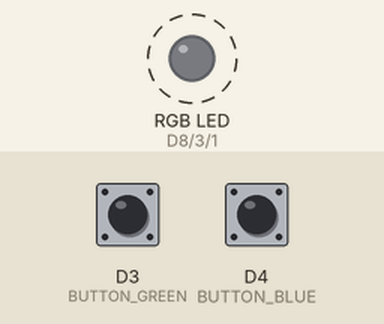
This sketch was run on a simulated ESP8266 (NodeMCU). Parts: an RGB LED mixed from three pins (HIGH = lit). Dashed ring = blinking. The test bench sets the inputs (shaded band); at power-on: D4 (BUTTON_BLUE) HIGH, D3 (BUTTON_GREEN) HIGH.

Above: at 1.27 s.
1.3 s: D4 (BUTTON_BLUE) pulled LOW for 0.15 s
At 2.5 s:
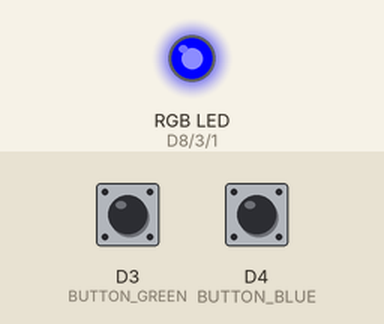
2.9 s: D3 (BUTTON_GREEN) pulled LOW for 0.15 s
At 3.2 s:
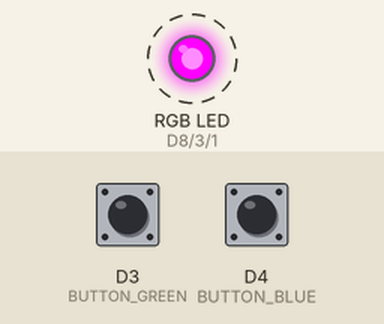
5.9 s: D3 (BUTTON_GREEN) pulled LOW for 3.2 s
At 6.6 s:
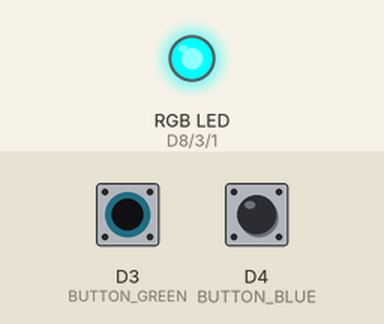
10.6 s: D4 (BUTTON_BLUE) pulled LOW for 1 s
At 12.0 s:
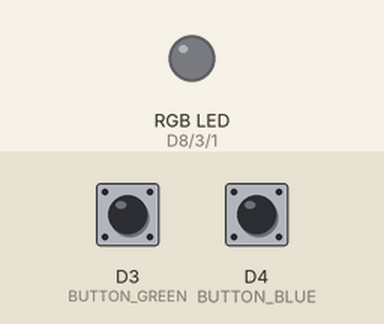
13.1 s: D3 (BUTTON_GREEN) pulled LOW for 1 s
At 13.9 s:
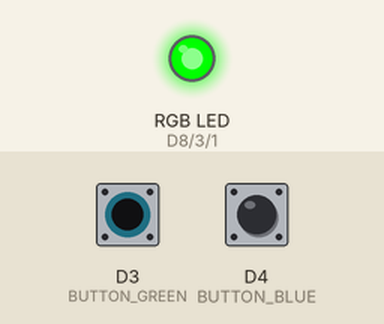
16.1 s: D3 (BUTTON_GREEN) driven LOW and D4 (BUTTON_BLUE) driven LOW
At 16.3 s:
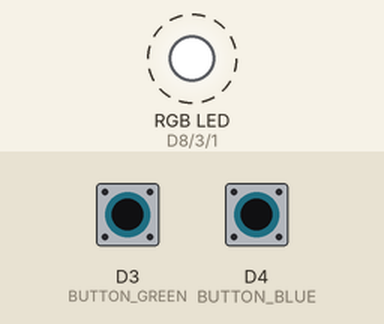
Timing chart, 0 to 20.1 s (numbered marks = the images above; inputs shaded):
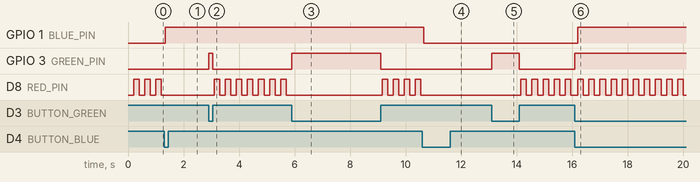

Measured:
- after the input at 1.3 s, GPIO 1 (BLUE_PIN): LOW → HIGH after 0.05 s; D8 (RED_PIN): stops changing and stays LOW
- after the input at 2.9 s, GPIO 3 (GREEN_PIN): LOW → HIGH at once, → LOW 0.15 s later; D8 (RED_PIN): alternates HIGH for 0.20 s and LOW for 0.20 s, starting after 0.20 s
- after the input at 5.9 s, GPIO 3 (GREEN_PIN): LOW → HIGH at once, → LOW 3.2 s later
- after the input at 10.6 s, GPIO 1 (BLUE_PIN): HIGH → LOW after 0.05 s; D8 (RED_PIN): stops changing and stays LOW
- after the input at 13.1 s, GPIO 3 (GREEN_PIN): LOW → HIGH at once, → LOW 1.0 s later; D8 (RED_PIN): alternates HIGH for 0.20 s and LOW for 0.20 s, starting after 1.1 s
- after the input at 16.1 s, GPIO 1 (BLUE_PIN): LOW → HIGH after 0.10 s; GPIO 3 (GREEN_PIN): LOW → HIGH at once
- by itself, D8 (RED_PIN): alternates HIGH for 0.20 s and LOW for 0.20 s

The sketch:

sketch.ino
```cpp
// Defina os pinos dos LEDs RGB
#define RED_PIN D8
#define GREEN_PIN D9
#define BLUE_PIN D10

// Defina os pinos dos botões
#define BUTTON_GREEN D3
#define BUTTON_BLUE D4

// Defina as variáveis para armazenar o estado dos botões
bool greenButtonState = false;
bool blueButtonState = false;
bool lastGreenButtonState = false;
bool lastBlueButtonState = false;
bool blueLedState = false;
bool redLedBlink = true;

// Defina as variáveis para controlar o tempo
unsigned long previousMillis = 0;
const long interval = 200;

void setup() {
  // Inicialize os pinos como saídas
  pinMode(RED_PIN, OUTPUT);
  pinMode(GREEN_PIN, OUTPUT);
  pinMode(BLUE_PIN, OUTPUT);

  // Inicialize os pinos dos botões como entradas com resistência de pull-up interna
  pinMode(BUTTON_GREEN, INPUT_PULLUP);
  pinMode(BUTTON_BLUE, INPUT_PULLUP);

  // Inicie a comunicação serial
  Serial.begin(9600);
}

void loop() {
  // Verifique se o botão verde foi pressionado
  greenButtonState = digitalRead(BUTTON_GREEN);
  if (greenButtonState != lastGreenButtonState) {
    if (greenButtonState == LOW) {
      digitalWrite(GREEN_PIN, HIGH); // Ligar LED verde quando o botão é pressionado
      redLedBlink = false; // Parar de piscar o LED vermelho
    } else {
      digitalWrite(GREEN_PIN, LOW); // Desligar LED verde quando o botão é solto
      redLedBlink = true; // Voltar a piscar o LED vermelho
    }
    delay(50);
  }
  lastGreenButtonState = greenButtonState;

  // Verifique se o botão azul foi pressionado
  blueButtonState = digitalRead(BUTTON_BLUE);
  if (blueButtonState != lastBlueButtonState) {
    if (blueButtonState == LOW) {
      blueLedState = !blueLedState; // Inverter o estado do LED azul quando o botão é pressionado
      redLedBlink = !redLedBlink; // Desligar o LED vermelho quando o botão azul é pressionado
    }
    delay(50);
  }
  lastBlueButtonState = blueButtonState;

  // Atualizar o estado do LED azul
  digitalWrite(BLUE_PIN, blueLedState);

  // Faça o LED vermelho piscar se nenhum botão estiver sendo pressionado
  if (redLedBlink) {
    unsigned long currentMillis = millis();
    if (currentMillis - previousMillis >= interval) {
      previousMillis = currentMillis;
      digitalWrite(RED_PIN, !digitalRead(RED_PIN));
    }
  }
}
```
